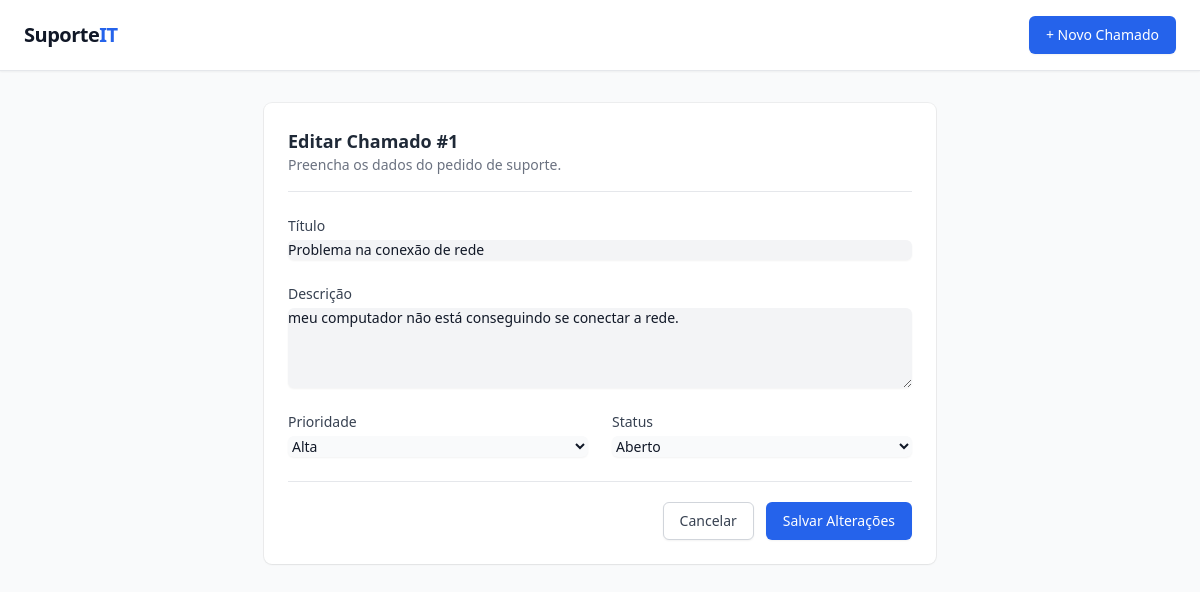
Page /chamados/1/editar on the committed database.
### tables this page shows
CREATE TABLE chamados (
    id INTEGER PRIMARY KEY AUTOINCREMENT,
    titulo TEXT NOT NULL,
    descricao TEXT NOT NULL,
    prioridade TEXT NOT NULL,
    status TEXT NOT NULL,
    responsavel_id INTEGER NOT NULL,
    data_abertura TIMESTAMP NOT NULL DEFAULT CURRENT_TIMESTAMP,
    FOREIGN KEY (responsavel_id) REFERENCES responsaveis (id)
);

### app/controllers/chamado_controller.py (the view)
@bp.route('/chamados/<int:id>/editar', methods=['GET', 'POST'])
def editar_chamado(id):
    try:
        chamado = chamado_service.obter_chamado(id)
    except ValueError:
        flash("Chamado não encontrado.", "error")
        return redirect(url_for('chamado.dashboard'))
    form = ChamadoUpdateForm(obj=chamado)
    if form.validate_on_submit():
        try:
            dados = chamado_service.ChamadoUpdateDTO(
                chamado_id=id,
                titulo=form.titulo.data,
                descricao=form.descricao.data,
                prioridade=Prioridade(form.prioridade.data),
                status=Status(form.status.data)
            )
            chamado_service.atualizar_chamado(dados)
            flash("Chamado atualizado com sucesso!", "success")
            return redirect(url_for('chamado.visualizar_chamado', id=id))
        except Exception as e:
            flash(f"Erro ao atualizar chamado: {str(e)}", "error")
    elif request.method == 'GET':
        form.titulo.data = chamado.titulo
        form.descricao.data = chamado.descricao
        form.prioridade.data = chamado.prioridade.value
        form.status.data = chamado.status.value
    return render_template('chamado_form.html', form=form, title=f"Editar Chamado #{id}", chamado=chamado)

### app/forms.py
class ChamadoUpdateForm(FlaskForm):
    titulo = StringField('Título', validators=[DataRequired(), Length(min=5, max=100)])
    descricao = TextAreaField('Descrição', validators=[DataRequired(), Length(min=10)])
    prioridade = SelectField('Prioridade', choices=[(p.value, p.value) for p in Prioridade], validators=[DataRequired()])
    status = SelectField('Status', choices=[(s.value, s.value) for s in Status], validators=[DataRequired()])
    submit = SubmitField('Salvar Alterações')

### app/__init__.py (called while the page is built)
def create_app():
    app = Flask(__name__)
    app.config['SECRET_KEY'] = os.environ.get('SECRET_KEY', 'default-fallback-key-for-dev')
    csrf.init_app(app)
    @app.teardown_appcontext
    def close_db(e=None):
        database.close_db(e)
    from app.controllers import chamado_controller
    app.register_blueprint(chamado_controller.bp)
    return app

### app/repositories/chamado_repo.py (called while the page is built)
def _row_to_chamado(row) -> Chamado:
    data_ab = row['data_abertura']
    if isinstance(data_ab, str):
        try:
            data_ab = datetime.fromisoformat(data_ab)
        except ValueError:
            data_ab = datetime.strptime(data_ab, "%Y-%m-%d %H:%M:%S")
    return Chamado(
        id=row['id'],
        titulo=row['titulo'],
        descricao=row['descricao'],
        prioridade=Prioridade(row['prioridade']),
        status=Status(row['status']),
        responsavel_id=row['responsavel_id'],
        data_abertura=data_ab
    )

def obter_por_id(chamado_id: int) -> Optional[Chamado]:
    db = get_db()
    cursor = db.execute('SELECT * FROM chamados WHERE id = ?', (chamado_id,))
    row = cursor.fetchone()
    if row:
        return _row_to_chamado(row)
    return None

### app/repositories/database.py (called while the page is built)
def get_db():
    if 'db' not in g:
        g.db = sqlite3.connect(
            DATABASE,
            detect_types=sqlite3.PARSE_DECLTYPES
        )
        g.db.row_factory = sqlite3.Row
    return g.db

### app/services/chamado_service.py (called while the page is built)
def obter_chamado(chamado_id: int) -> Chamado:
    chamado = chamado_repo.obter_por_id(chamado_id)
    if not chamado:
        raise ValueError("Chamado não encontrado.")
    return chamado

### app/templates/chamado_form.html (shortened to what this page needs)
{% extends "base.html" %}
{% block content %}
<div class="max-w-2xl mx-auto bg-white shadow-sm ring-1 ring-black ring-opacity-5 sm:rounded-lg p-6">
    <div class="mb-6 border-b border-gray-200 pb-4">
        <h2 class="text-lg font-semibold text-gray-800">{{ title }}</h2>
        <p class="text-sm text-gray-500">Preencha os dados do pedido de suporte.</p>
    </div>
    <form method="POST" action="" novalidate class="space-y-6">
        <div>
            {{ form.titulo.label(class="block text-sm font-medium text-gray-700 mb-1") }}
            {{ form.titulo(class="block w-full rounded-md border-gray-300 bg-gray-100 shadow-sm focus:border-blue-500 focus:ring-blue-500 sm:text-sm") }}
        </div>
        <div>
            {{ form.descricao.label(class="block text-sm font-medium text-gray-700 mb-1") }}
            {{ form.descricao(rows="4", class="block w-full rounded-md border-gray-300 bg-gray-100 shadow-sm focus:border-blue-500 focus:ring-blue-500 sm:text-sm") }}
        </div>
        <div class="grid grid-cols-1 sm:grid-cols-2 gap-6">
            <div>
                {{ form.prioridade.label(class="block text-sm font-medium text-gray-700 mb-1") }}
                {{ form.prioridade(class="block w-full rounded-md border-gray-300 bg-gray-50 shadow-sm focus:border-blue-500 focus:ring-blue-500 sm:text-sm") }}
            </div>
            {% if form.status %}
            <div>
                {{ form.status.label(class="block text-sm font-medium text-gray-700 mb-1") }}
                {{ form.status(class="block w-full rounded-md border-gray-300 bg-gray-50 shadow-sm focus:border-blue-500 focus:ring-blue-500 sm:text-sm") }}
            </div>
            {% endif %}
        </div>
        <div class="pt-5 border-t border-gray-200 flex items-center justify-end gap-3">
            <a href="{{ url_for('chamado.visualizar_chamado', id=chamado.id) if chamado else url_for('chamado.dashboard') }}" class="inline-flex justify-center rounded-md border border-gray-300 bg-white py-2 px-4 text-sm font-medium text-gray-700 shadow-sm hover:bg-gray-50 focus:outline-none focus:ring-2 focus:ring-blue-500 focus:ring-offset-2 transition-colors">Cancelar</a>
            {{ form.submit(class="inline-flex justify-center rounded-md border border-transparent bg-blue-600 py-2 px-4 text-sm font-medium text-white shadow-sm hover:bg-blue-700 focus:outline-none focus:ring-2 focus:ring-blue-500 focus:ring-offset-2 transition-colors") }}
        </div>
    </form>
</div>
{% endblock %}

### rows in the picture
chamados: titulo "Problema na conexão de rede", descricao "meu computador não está conseguindo se conectar a rede.", prioridade "Alta", status "Aberto"

### other values in the picture
{{ title }} "Editar Chamado #1"
